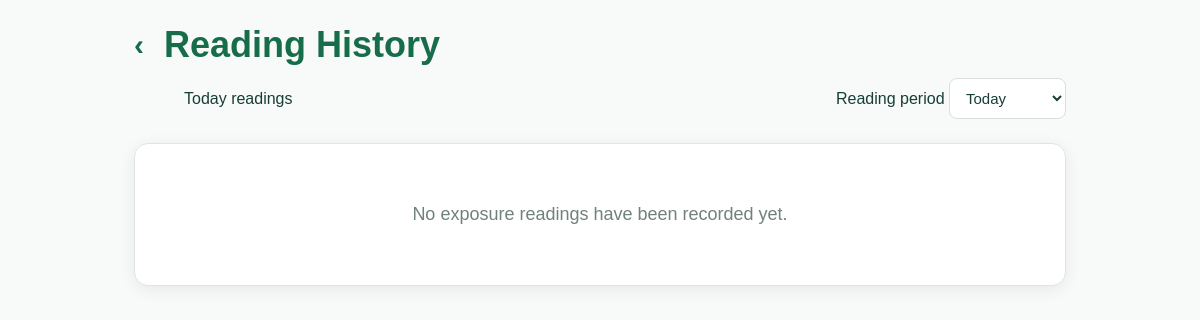
/history (signed in), run on an earlier commit of the app's database.
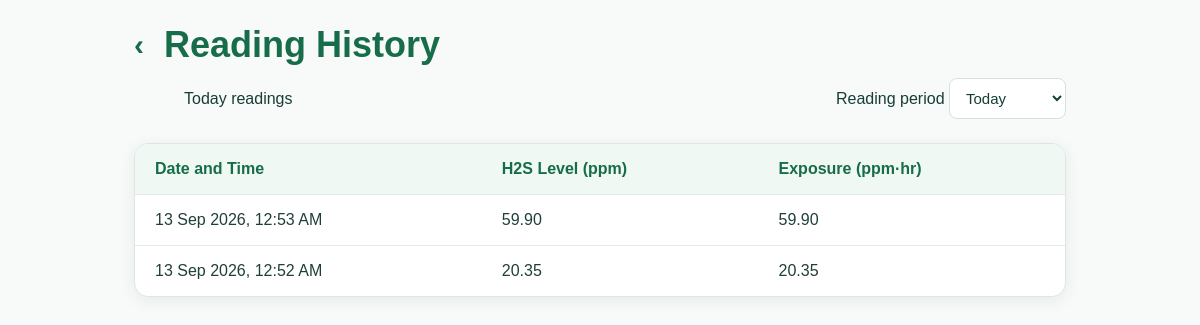
And on a later commit of the database.
### tables this page shows
CREATE TABLE exposure_records (
            id INTEGER PRIMARY KEY AUTOINCREMENT,
            user_id INTEGER NOT NULL,
            h2s_level REAL NOT NULL,
            exposure_ppm_hr REAL DEFAULT 0,
            recorded_at TIMESTAMP DEFAULT CURRENT_TIMESTAMP,
            FOREIGN KEY(user_id) REFERENCES users(id) ON DELETE CASCADE
        );

### app.py (the view)
@app.route("/history")
def history():
    if "user_id" not in session:
        return redirect(url_for("login"))
    user = get_current_user()
    if user == "DATABASE_ERROR":
        return "Unable to load history due to a database problem.", 500
    if user is None:
        session.clear()
        return redirect(url_for("login"))
    connection = get_db()
    cursor = None
    try:
        cursor = connection.cursor(dictionary=True)
        selected_period = request.args.get("period", "today")
        if selected_period not in {"today", "yesterday", "week"}:
            selected_period = "today"
        today = date.today()
        if selected_period == "yesterday":
            period_start = today - timedelta(days=1)
            period_end = today
            period_label = "Yesterday"
        elif selected_period == "week":
            period_start = today - timedelta(days=6)
            period_end = today + timedelta(days=1)
            period_label = "This Week"
        else:
            period_start = today
            period_end = today + timedelta(days=1)
            period_label = "Today"
        cursor.execute(
            """
            SELECT h2s_level, exposure_ppm_hr, recorded_at
            FROM exposure_records
            WHERE user_id = %s
            ORDER BY recorded_at DESC, id DESC
            """,
            (user["id"],),
        )
        readings = [
            normalize_row(row)
            for row in cursor.fetchall()
            if row["recorded_at"]
            and period_start <= normalize_datetime(row["recorded_at"]).date() < period_end
        ]
        return render_template(
            "history.html",
            user=user,
            readings=readings,
            selected_period=selected_period,
            period_label=period_label,
        )
    except Exception as exc:
        print("HISTORY DATABASE ERROR:", repr(exc))
        return "Unable to load reading history because of a database error.", 500
    finally:
        if cursor is not None:
            cursor.close()
        if connection is not None:
            connection.close()

### app.py (called while the page is built, shortened)
def normalize_datetime(value):
    if value is None:
        return None
    if isinstance(value, datetime):
        return value
    if isinstance(value, str):
        value = value.strip()
        if not value:
            return None
        for fmt in (
            "%Y-%m-%d %H:%M:%S",
            "%Y-%m-%d %H:%M:%S.%f",
            "%Y-%m-%d",
            "%Y-%m-%dT%H:%M:%S",
            "%Y-%m-%dT%H:%M:%S.%f",
            "%Y-%m-%dT%H:%M:%S%z",
            "%Y-%m-%dT%H:%M:%S.%f%z",
        ):
            try:
                return datetime.strptime(value, fmt)
            except ValueError:
                continue
        try:
            return datetime.fromisoformat(value.replace("Z", "+00:00"))
        except ValueError:
            return value
    return value

def normalize_row(row):
    if row is None:
        return None
    if isinstance(row, dict):
        return {
            key: normalize_datetime(value) if key in {"recorded_at", "last_seen", "created_at", "date_of_birth"} else value
            for key, value in row.items()
        }

def get_db():
    connection = SQLiteCompatConnection(SQLITE_DB_PATH)
    ensure_sqlite_schema(connection)
    return connection

    def __getitem__(self, key):
        if isinstance(key, int):
            return list(self.values())[key]
        return super().__getitem__(key)

    def __getattr__(self, name):
        return getattr(self._cursor, name)

    def execute(self, query, params=()):
        if params:
            return self._cursor.execute(query.replace("%s", "?"), params)
        return self._cursor.execute(query)

    def fetchone(self):
        row = self._cursor.fetchone()
        if row is None:
            return None
        return SQLiteRow({key: row[key] for key in row.keys()})

    def fetchall(self):
        return [SQLiteRow({key: item[key] for key in item.keys()}) for item in self._cursor.fetchall()]

    def cursor(self, dictionary=False):
        return SQLiteCompatCursor(self._conn)

    def execute(self, query, params=()):
        if params:
            return self._conn.execute(query.replace("%s", "?"), params)
        return self._conn.execute(query)

    def commit(self):
        return self._conn.commit()

    def close(self):
        return self._conn.close()

### templates/history.html (shortened to what this page needs)
<!DOCTYPE html>
<html lang="en">
<head>
</head>
<body>
    <main class="history-page">
        <header class="history-header">
            <a class="back-link" href="{{ url_for('home') }}" aria-label="Back to home">&#8249;</a>
            <h1>Reading History</h1>
        </header>
        <div class="history-toolbar">
            <span>{{ period_label }} readings</span>
            <form method="GET" action="{{ url_for('history') }}">
                <label for="history-period" class="visually-hidden">Reading period</label>
                <select id="history-period" class="period-select" name="period" onchange="this.form.submit()">
                    <option value="today" {% if selected_period == 'today' %}selected{% endif %}>Today</option>
                </select>
            </form>
        </div>
        <section class="history-card">
            {% if readings %}
                <table>
                    <thead>
                        <tr>
                            <th>Date and Time</th>
                            <th>H2S Level (ppm)</th>
                            <th>Exposure (ppm&middot;hr)</th>
                        </tr>
                    </thead>
                    <tbody>
                        {% for reading in readings %}
                            <tr>
                                <td>
                                    {% if reading.recorded_at %}
                                        {{ reading.recorded_at.strftime('%d %b %Y, %I:%M %p') }}
                                    {% else %}
                                        Not recorded
                                    {% endif %}
                                </td>
                                <td>{{ '%.2f'|format(reading.h2s_level or 0) }}</td>
                                <td>{{ '%.2f'|format(reading.exposure_ppm_hr or 0) }}</td>
                            </tr>
                        {% endfor %}
                    </tbody>
                </table>
            {% else %}
                <p class="empty-state">No exposure readings have been recorded yet.</p>
            {% endif %}
        </section>
    </main>
</body>
</html>

### templates/history.html (style rules this page uses)
* { box-sizing: border-box; }
body { margin: 0; min-height: 100vh; padding-bottom: 24px; background: #f8faf9; color: #173e36; font-family: Arial, Helvetica, sans-serif; }
.history-page { width: min(980px, 100%); margin: 0 auto; padding: 24px; }
.history-header { display: flex; align-items: center; gap: 20px; margin-bottom: 12px; }
.back-link { color: #176c49; font-size: 30px; font-weight: 700; text-decoration: none; }
h1 { margin: 0; color: #176c49; font-size: clamp(25px, 4vw, 36px); }
.history-toolbar { display: flex; align-items: center; justify-content: space-between; gap: 16px; margin: 0 0 24px 50px; }
.period-select { padding: 10px 12px; border: 1px solid #d8dfdc; border-radius: 8px; background: white; color: #173e36; font-size: 15px; }
.history-card { overflow-x: auto; border: 1px solid #dce7e1; border-radius: 14px; background: white; box-shadow: 0 4px 16px rgba(25, 55, 45, 0.08); }
table { width: 100%; min-width: 620px; border-collapse: collapse; }
th, td { padding: 16px 20px; border-bottom: 1px solid #e5e9e7; text-align: left; }
th { background: #eff8f3; color: #176c49; font-size: 16px; }
td { color: #203f3a; font-size: 16px; }
tbody tr:last-child td { border-bottom: none; }

What changed in the data, as far as the page shows it:
added exposure_records: recorded_at "13 Sep 2026, 12:53 AM", h2s_level "59.90", exposure_ppm_hr "59.90"
added exposure_records: recorded_at "13 Sep 2026, 12:52 AM", h2s_level "20.35", exposure_ppm_hr "20.35"
Also different on the page:
text no longer shown: "No exposure readings have been recorded yet."
text now shown: "Date and Time H2S Level (ppm) Exposure (ppm·hr)"
